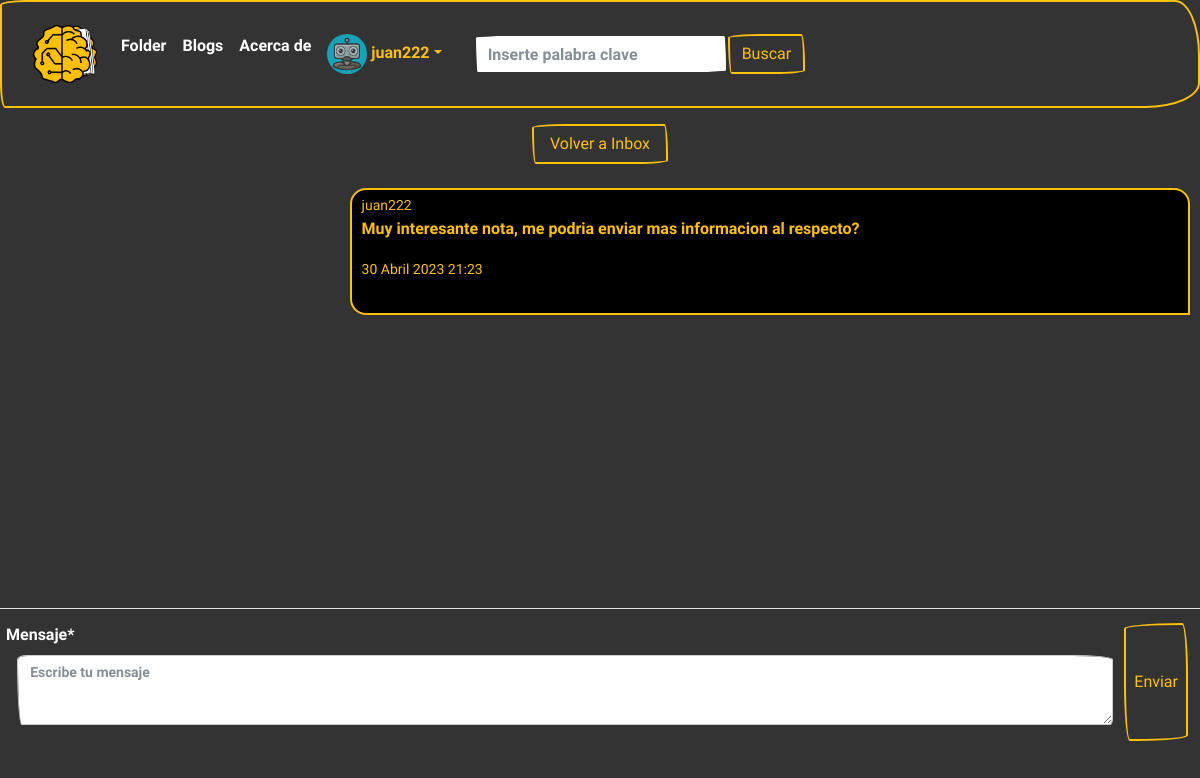
The page /mensajes/ms/admin (signed in) on the database its author committed.
### accounts/models.py (models this page shows, shortened)
class Profile(models.Model):
    user = models.OneToOneField(
        User, on_delete=models.CASCADE, related_name='profile')
    image = models.ImageField(
        upload_to='users', default='users/robot_avatar.png', null=True, blank=True)
    location = models.CharField(max_length=100, null=True, blank=True)
    bio = models.TextField(max_length=300, null=True, blank=True)
    interests = models.ManyToManyField(
        Interest, verbose_name='Intereses')
    class Meta:
        verbose_name = 'Perfil'
        verbose_name_plural = 'Perfiles'
        ordering = ['-id']

### Dm/models.py (models this page shows)
class ModelBase(models.Model):
    id = models.UUIDField(default=uuid.uuid4,
                          primary_key=True, db_index=True, editable=False)
    tiempo = models.DateTimeField(auto_now_add=True)
    actualizar = models.DateTimeField(auto_now=True)
    class Meta:
        abstract = True

class CanalMensaje(ModelBase):
    canal = models.ForeignKey("Canal", on_delete=models.CASCADE)
    usuario = models.ForeignKey(User, on_delete=models.CASCADE)
    texto = models.TextField()

### Dm/views.py (the view)
# urls.py: path("ms/<str:username>", DetailMs.as_view(), name="detailms"),
class DetailMs(LoginRequiredMixin, CanalFormMixin, DetailView):
	template_name= 'Dm/canal_detail.html'
	def get_object(self, *args, **kwargs):
		username = self.kwargs.get("username")
		mi_username = self.request.user.username
		canal, _ = Canal.objects.obtener_o_crear_canal_ms(mi_username, username)
		if username == mi_username:
			mi_canal, _ = Canal.objects.obtener_o_crear_canal_usuario_actual(self.request.user)
			return mi_canal
		if canal == None:
			raise Http404
		return canal

### Dm/forms.py
class FormMensajes(forms.Form):
    mensaje = forms.CharField(widget=forms.Textarea(attrs={
        "class": "formulario_ms",
        "placeholder": "Escribe tu mensaje"
    }))

### Dm/models.py (called while the page is built, shortened)
    def solo_dos(self):
        return self.annotate(num_usuarios=Count("usuarios")).filter(num_usuarios=2)

    def filtrar_por_username(self, username):
        return self.filter(canalusuario__usuario__username=username)

    def get_queryset(self, *args, **kwargs):
        return CanalQuerySet(self.model, using=self._db)

    def filtrar_ms_por_privado(self, username_a, username_b):
        return self.get_queryset().solo_dos().filtrar_por_username(username_a).filtrar_por_username(username_b)

    def obtener_o_crear_canal_ms(self, username_a, username_b):
        qs = self.filtrar_ms_por_privado(username_a, username_b)
        if qs.exists():
            return qs.order_by("tiempo").first(), False  # obj, created

### templates/Dm/canal_detail.html (shortened to what this page needs)
{% extends 'base.html' %}
{% load crispy_forms_tags %}
{% block contenido %}
<div class="d-flex justify-content-center">
	<a class='btn btn-outline-warning px-3' href="/mensajes/">Volver a Inbox</a>
</div>
<div id="contenedor_ms">
	{% for mensaje in object.canalmensaje_set.all %}
	<div class="div_ms {% if request.user == mensaje.usuario %}mis_mensajes
		{% else %} tus_mensajes{% endif %}">
		<small>{{mensaje.usuario}}</small>
		<p>{{mensaje.texto}}</p>
		<small>{{mensaje.tiempo}}</small>
	</div>
	{% endfor %}
</div>
<div class="div_form_ms">
	<form class='p-2 d-flex text-white align-items-stretch' id="form_submit" action="{{ request.path }}" method="POST">
		<div class="w-100">
			{{ form|crispy }}
		</div>
		<button name="form_submit" class="p-2 btn btn-outline-warning flex-shrink-1 h-2">
			Enviar
		</button>
	</form>
</div>
{% endblock %}

### templates/base.html (shortened to what this page needs)
<!DOCTYPE html>
<html lang="es">
<head>
    {% load static %}
    <link rel="stylesheet" href="https://cdn.jsdelivr.net/npm/bootswatch@4.5.2/dist/sketchy/bootstrap.min.css"
>
</head>
<body>
    <header>
        <nav class="navbar navbar-expand-lg navbar-dark bg-primary border-warning">
            <div class="container-fluid">
                <a class="navbar-brand" href="{%url 'explore'%}"><img style="width:4rem;margin:0px"
                        src="{%static 'img/aifolder.png'%}" alt="" srcset=""></a>
                <div class="collapse navbar-collapse" id="navbarColor01">
                    <ul class="navbar-nav me-auto">
                        <li class="nav-item">
                            <a class="nav-link" href="{%url 'explore'%}">Folder</a>
                        </li>
                        <li class="nav-item">
                            <a class="nav-link" href="{%url 'blog'%}">Blogs</a>
                        </li>
                        <li class="nav-item">
                            <a class="nav-link" href="{%url 'about'%}">Acerca de</a>
                        </li>
                        {% if user.is_authenticated %}
                        <li class="nav-item dropdown">
                            <a class="nav-link dropdown-toggle text-warning" data-bs-toggle="dropdown" href="#"
                                role="button" aria-haspopup="true" aria-expanded="false">
                                {% if user.profile.image %}
                                <img style="width:40px" class="bg-info rounded-circle" src="{{user.profile.image.url}}"
                                    alt="" srcset="">
                                {% endif %}
                                {{user}}</a>
                        </li>
                        {% endif %}
                    </ul>
                    <form class="d-flex" action="{% url 'search' %}" method="GET">
                        <div class="form">
                            <div class="d-flex m-4">
                                <input type="text" class="form-control" id="claves" name="claves"
                                    placeholder="Inserte palabra clave" required><button
                                    class="btn btn-outline-warning text-secoundary my-2 my-sm-0" type="submit"
                                    class="btn btn-primary">Buscar</button>
                            </div>
                        </div>
                    </form>
                </div>
            </div>
        </nav>
    </header>
    <main>
        <div style="margin-top: 1rem">
            {% block contenido %}
            {% endblock contenido %}
        </div>
    </main>
</body>
</html>

### templates/base.html (style rules this page uses)
body { margin: 0px; border: 0px; padding: 0px; background: #333333; }

### templates/Dm/canal_detail.html (style rules this page uses)
#contenedor_ms { display: block; width: 100%; height: calc(55vh); margin: 5px 0; overflow-y: auto; overflow-X: auto; border-bottom: 1px solid #e6e6e6; background: #333333; }
.div_ms { margin: 1.2rem auto; width: 70%; padding: 0.2rem 0.6rem 02rem 0.6rem; }
.mis_mensajes { margin-right: 10px; background-color: rgb(0, 0, 0); color: #ffc007; border-color: #ffc007; border-width: 2px; border-style: solid; border-bottom-left-radius: 16px; border-top-left-radius: 16px; border-top-right-radius: 16px; }
.div_form_ms { width: 100%; margin-top: 2px; margin-bottom: 2px; margin-left: -3px; border: 1px solid #333333; }
#id_mensaje { display: block; padding: 6px 12px; margin-left: 1%; margin-right: 1%; width: 98%; min-width: 98%; max-width: 98%; height: 70px; min-height: 70px; max-height: 140px; box-sizing: border-box; font-size: 14px; color: #333; border: 1px solid #ccc; border-radius: 4px; }

### rows shown on the page
CanalMensaje: usuario "juan222", texto "Muy interesante nota, me podria enviar mas informacion al respecto?", tiempo "30 Abril 2023 21:23"

### other values the page prints
{{ user }} "juan222"
